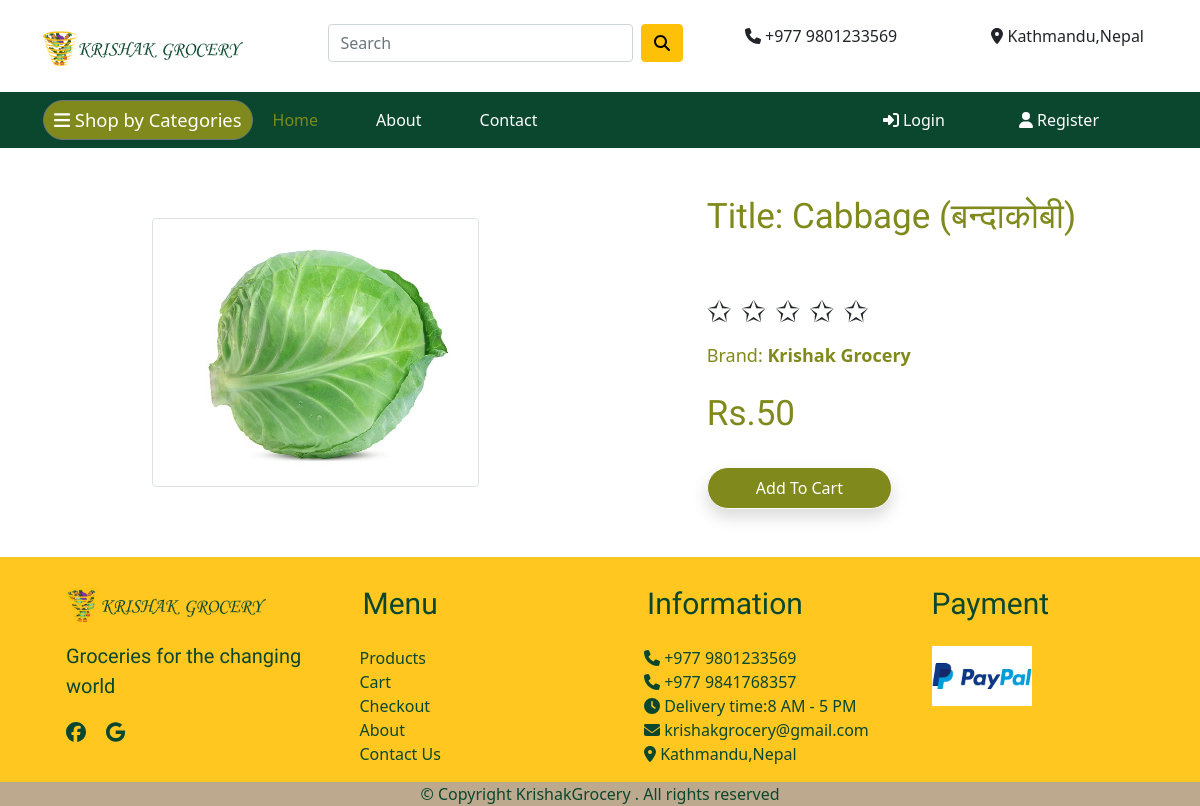
Page /product-detail/2 on the earlier database version.
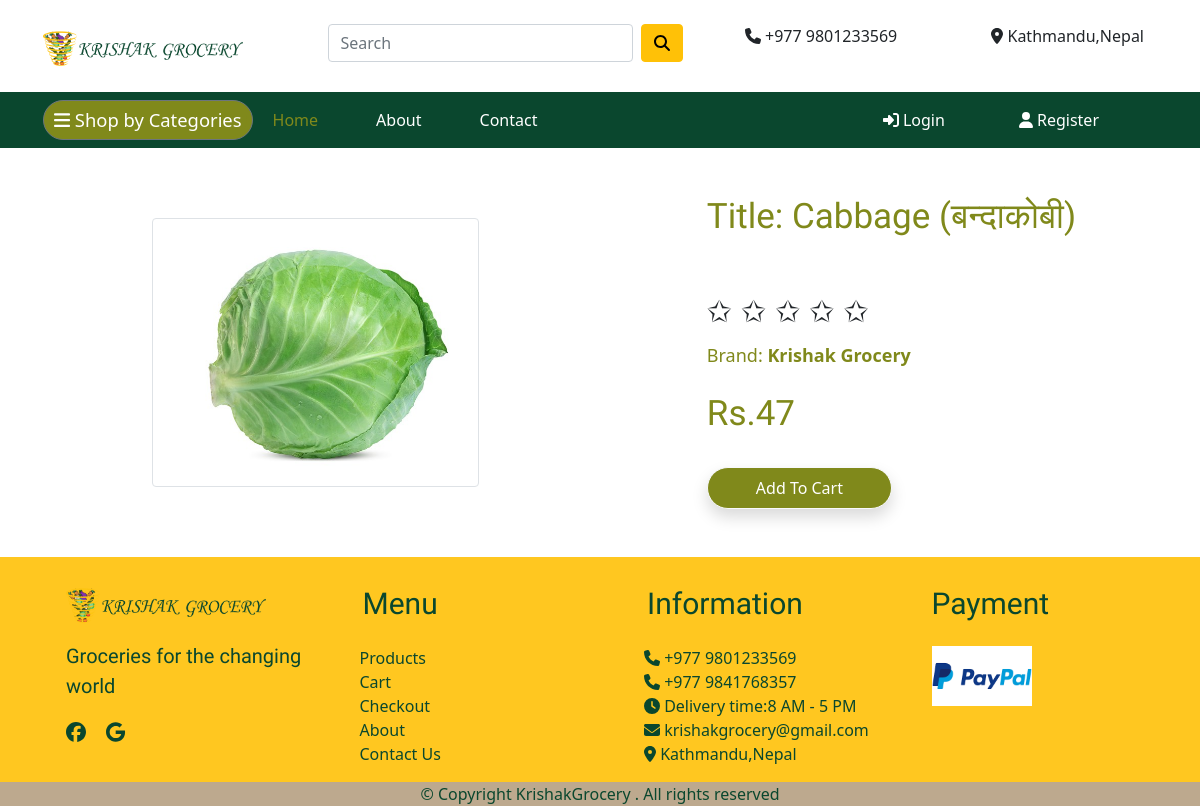
Same page on the later database version.
### app/models.py (models this page shows, shortened)
class Product(models.Model):
    title = models.CharField(max_length=100)
    selling_price = models.IntegerField()
    category = models.CharField(choices=CATEGORY_CHOICES, max_length=2)
    product_image = models.ImageField(upload_to='productimg')
    def __str__(self) :
        return str(self.id)

### app/views.py (the view)
# urls.py: path('product-detail/<int:pk>', views.ProductDetailView.as_view(), name='product-detail'),
class ProductDetailView(View):
    def get(self, request, pk):
        product = Product.objects.get(pk=pk)
        totalitem = 0
        item_already_in_cart = False
        if request.user.is_authenticated:
            item_already_in_cart = Cart.objects.filter(Q(product=product.id) & Q(user=request.user)).exists()
            totalitem = len(Cart.objects.filter(user=request.user))
        return render(request, 'app/productdetail.html', {'product':product, 'item_already_in_cart': item_already_in_cart, 'totalitem':totalitem})

### app/templates/app/productdetail.html (shortened to what this page needs)
{% extends 'app/base.html' %}
{% load static %}
{% block main-content %}
<div class="container my-5">
 <div class="row">
  <div class="col-sm-6 text-center align-self-center">
   <img src="{{ product.product_image.url }}" alt="" class="img-fluid img-thumbnail">
  </div>
  <div class="col-sm-5 offset-sm-1">
   <h4> Title: {{product.title}}</h4>
   <br/>
    <div class="rating-wrapper">
    </div>
    <br/>
    <br/>
    <span class="heading">Brand:<b> Krishak Grocery</b></span>
    <br/>
    <br/>
   <h4> Rs.{{product.selling_price}} </h4> <br>
    {% if not request.user.is_authenticated %}
        <form action="/add-to-cart" class="d-inline">
            <button type="submit" class="btn btn-light shadow px-5 py-2">Add To Cart</button>
        </form>
    {% endif %}
  </div>
 </div>
</div>
{% endblock main-content %}

Differences in the rows shown:
changed Product "Cabbage (बन्दाकोबी)": selling_price "50" → "47"
